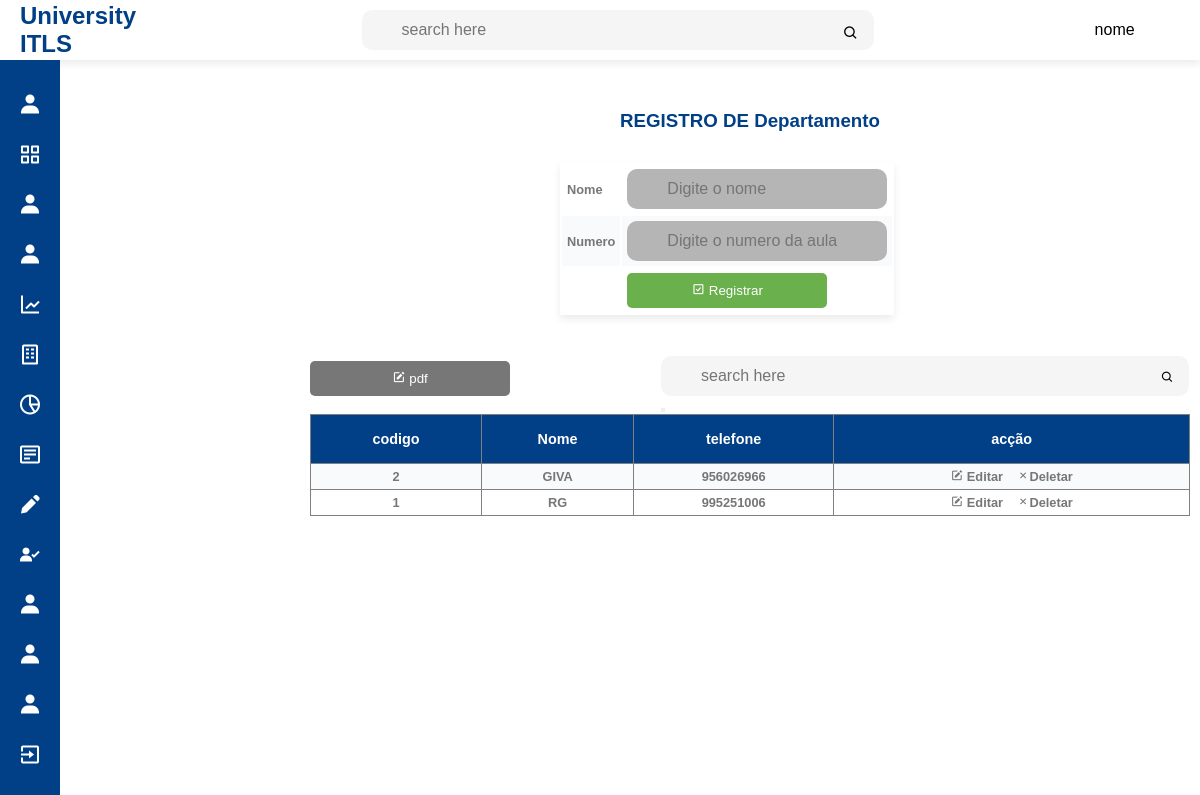
Screenshot of /departamento.php with the database file from the repository.
### tables this page shows
CREATE TABLE `departamento` (
  `codigo` int(10) UNSIGNED NOT NULL,
  `nome` varchar(250) DEFAULT NULL,
  `telefone` int(9) DEFAULT NULL
);

### departamento.php (the view, shortened to what this page needs)
<?php include('includes/header.php');
include('config/conexao.php');
?>
<?php include('includes/navbar.php'); ?>
<div id="divheader" style="margin-left: 300px; transform: translate(0,100px);">
<form action="functions/registrodepartanemnto.php" method="post">
    <table style="box-shadow: 0 4px 8px 0 rgba(0, 0,0,0.08);  margin-left: 250px; transform: translate(0,30px);" >
        <tr >
        <h3 style="color: #013f86; text-align: center;">REGISTRO DE Departamento</h3>
            <td>Nome</td>
            <td><input type="text" name="nome" id="" placeholder="Digite o nome" required></td>
        </tr>
        <tr>
            <td>Numero</td>
            <td><input type="tel" name="telefone" id="" placeholder="Digite o numero da aula" required></td>
        </tr>
        <tr>
            <td></td>
            <td><button type="submit" name="submit"><i class='bx bx-check-square'></i> Registrar</button></td>
        </tr>
    </table>
</form>
<br>
<br>
<table border="1" width="100%" id="table" >
<button style="transform: translate(0,40px);padding: 10px;   background: #777; color: #fff; border-radius: 5px;    border: 0;cursor: pointer;width: 200px;">
 <a style="text-decoration: none; color: #fff;" href="pdfdepartamento.php"><i class='bx bxs-edit'></i> pdf</a></button>
    <form action="pesquisar.php" method="post">
<div class="search" style="margin-left: 350px;">
            <input type="search" value="<?php if(isset($_GET['busca'])) echo $_GET['busca']; ?>" id="form-pesquisar" placeholder="search here">
        <label for="search"><button id="btn-pesquisar" type="submit" name="busca"><i class='bx bx-search'></i></button>
        </div>
        </form>
    <tr align="center" style=" background: #013f86; color: #fff;" >
        <th>codigo</th>
        <th>Nome</th>
        <th>telefone</th>
        <th>acção</th>
    </tr>
    <?php
   $sql="SELECT * FROM departamento ORDER BY nome ASC";
   $query=$conn->query($sql);
   while ($row=$query->fetch_assoc()) {
    ?>
    <tr align="center">
          <td><?= $row['codigo'] ?></td>
         <td><?= $row['nome'] ?></td>
        <td><?= $row['telefone'] ?></td>
        <td align="center">
           <a style="text-decoration: none; color: #777;" href="functions/editdepartamento.php?editar=<?= $row['codigo']; ?>"><i class='bx bxs-edit'></i> Editar</a>
     <a style="text-decoration: none; color: #777;"  href="functions/deletedepartamento.php?eleminar=<?= $row['codigo']; ?>"><i class='bx bxs-delete' style="width: 10px;"></i></i><i class='bx bx-x'></i>Deletar</a>
        </td>
    </tr>
    <?php
}
    ?>
</table>
<?php include('includes/footer.php'); ?>

### css/style.css (style rules this page uses)
* { padding: 0; margin: 0; box-sizing: border-box; font-family: 'poppins',sans-serif; }
:root { --color-blue:#013f86; --color-ligt:#fff; --color-light:#f5f5f5; }
.search { position: relative; width: 60%; justify-self: center; }
.search input { width: 100%; height: 40px; padding: 0 40px; font-size: 16px; outline: none; border: none; border-radius: 10px; background: var(--color-light); display: inline-flex; }
.search i { position: absolute; right: 15px; top: 15px; cursor: pointer; }

### css/table.css (style rules this page uses)
th,td { font-size: .9rem; padding: 1rem .5rem; color: var(--color-dark); }
td { font-size: .8rem; }
tbody tr:nth-child(even) { background: #f9fafc; }
#divheader { margin: auto; padding: 10px; border-radius: 3px; width: 900px; background: #fff; }
input[type="text"],input[type="tel"],input[type="date"],select { width: 500px; width: 260px; height: 40px; padding: 0 40px; font-size: 16px; outline: none; border: none; border-radius: 10px; background: rgb(182, 181, 181); display: inline-flex; }
#table { border-collapse: collapse; padding: 5px; background: #fff; }
tr td { padding: 5px; color: #777; font-weight: 900; }
tr button[type="submit"] { padding: 10px; background: rgba(106,176,76,1.0); color: #fff; border-radius: 5px; border: 0; cursor: pointer; width: 200px; }

### departamento.php (style rules this page uses)
#divheader { margin: auto; padding: 10px; border-radius: 3px; width: 900px; background: #fff; }
input[type="text"],input[type="tel"],select { width: 500px; width: 260px; height: 40px; padding: 0 40px; font-size: 16px; outline: none; border: none; border-radius: 10px; background: rgb(182, 181, 181); display: inline-flex; }
#table { border-collapse: collapse; padding: 5px; background: #fff; }
tr td { padding: 5px; color: #777; font-weight: 900; }
tr button[type="submit"] { padding: 10px; background: rgba(106,176,76,1.0); color: #fff; border-radius: 5px; border: 0; cursor: pointer; width: 200px; }

### rows the page displays
departamento: codigo "2", nome "GIVA", telefone "956026966"
departamento: codigo "1", nome "RG", telefone "995251006"
